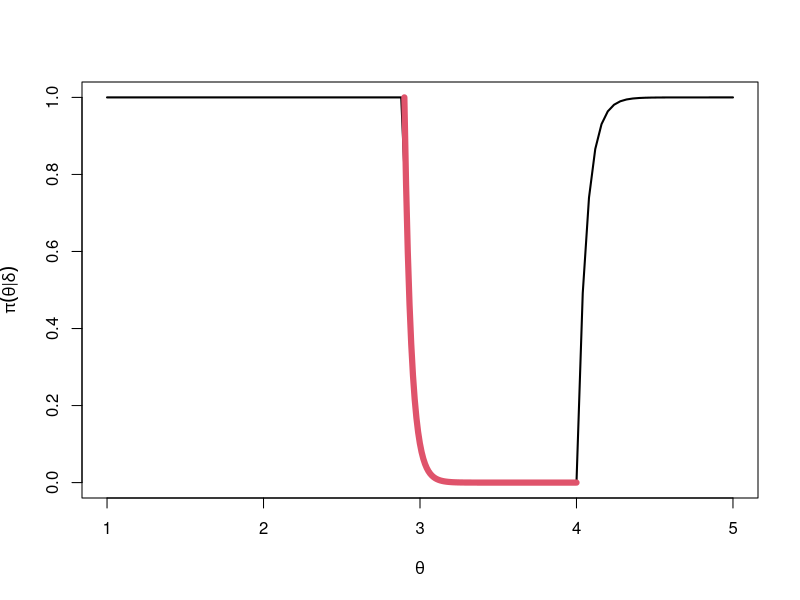

Here is the R script that generated this plot:
n <- 68
Fmax <- function(y, theta, log = FALSE){
  ans <- n*(log(y)-log(theta))
  if(y > theta) ans <- 0
  if(!log) ans <- exp(ans)
  return(ans)
}
poder <- function(theta){
  return(Fmax(2.9, theta) + 1 - Fmax(4, theta))
}
poder <- Vectorize(poder)

curve(poder, 1, 5, xlab = expression(theta), ylab = expression(pi(theta*"|"*delta)), lwd = 2)
curve(poder, 2.9, 4, lwd = 6, col = 2, add = TRUE)

# curve(poder, 2.9, 4, xlab = expression(theta), ylab = expression(pi(theta*"|"*delta)), lwd = 2)